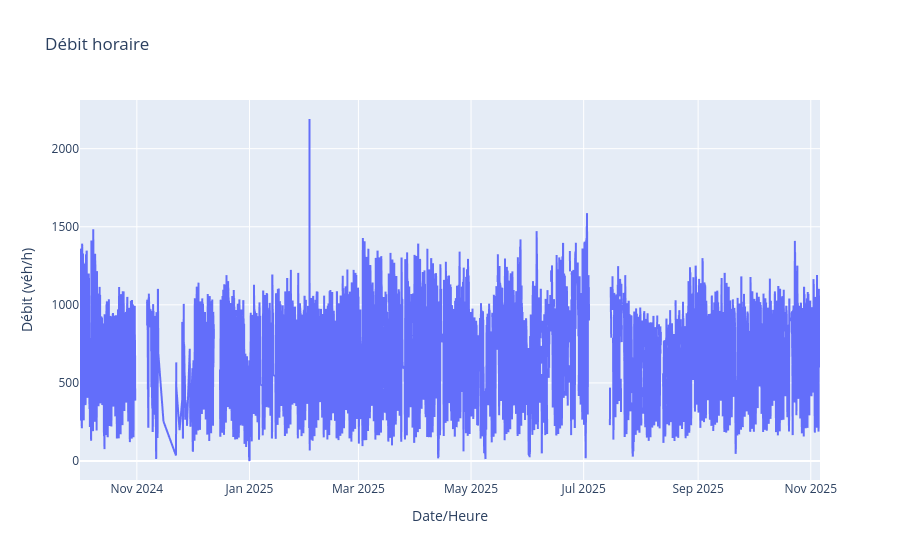

The notebook cell saved with this chart:
### Code cell
fig = px.line(
    df_axe.sort_values('Date et heure de comptage'),
    x='Date et heure de comptage', y='Débit horaire',
    title=f"Débit horaire",
    labels={'Date et heure de comptage':'Date/Heure','Débit horaire':'Débit (véh/h)'}
)

fig.show()

### Figure 1 — Plotly figure (JSON) as saved in the notebook; plotly's stock layout.template omitted (floating-point values rounded to 4 significant figures; data arrays with more than 128 entries replaced by an {"elided": "..."} marker saying what was removed)
{"data": [{"hovertemplate": "Date/Heure=%{x}<br>Débit (véh/h)=%{y}<extra></extra>", "legendgroup": "", "line": {"color": "#636efa", "dash": "solid"}, "marker": {"symbol": "circle"}, "mode": "lines", "name": "", "showlegend": false, "type": "scattergl", "x": {"elided": "8723 str values"}, "xaxis": "x", "y": {"elided": "8723 float values"}, "yaxis": "y"}], "layout": {"legend": {"tracegroupgap": 0}, "title": {"text": "Débit horaire"}, "xaxis": {"anchor": "y", "domain": [0, 1], "title": {"text": "Date/Heure"}}, "yaxis": {"anchor": "x", "domain": [0, 1], "title": {"text": "Débit (véh/h)"}}}}
